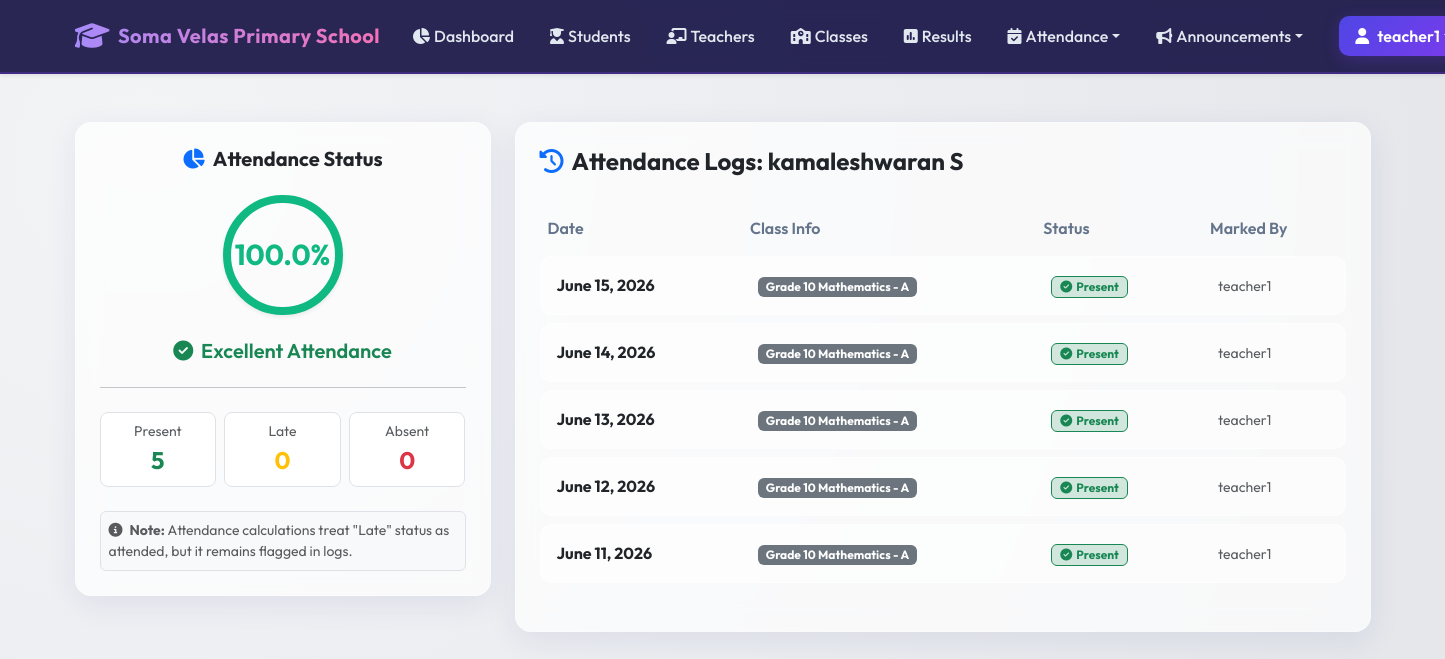
/attendance/student/1 (signed in), run on the app's committed database.
### models.py (models this page shows, shortened)
class User(db.Model):
    __tablename__ = 'users'
    id = db.Column(db.Integer, primary_key=True)
    username = db.Column(db.String(100), unique=True, nullable=False)
    password_hash = db.Column(db.String(255), nullable=False)
    role_id = db.Column(db.Integer, db.ForeignKey('roles.id'), nullable=False)
    is_active = db.Column(db.Boolean, default=True, nullable=False)
    created_at = db.Column(db.DateTime, default=datetime.utcnow)
    teacher_profile = db.relationship('Teacher', backref='user', uselist=False, cascade="all, delete-orphan")
    student_profile = db.relationship('Student', backref='user', uselist=False, cascade="all, delete-orphan")
    def has_permission(self, perm_name):
        return any(p.name == perm_name for p in self.role.permissions)

class Student(db.Model):
    __tablename__ = 'students'
    id = db.Column(db.Integer, primary_key=True)
    user_id = db.Column(db.Integer, db.ForeignKey('users.id', ondelete='CASCADE'), unique=True, nullable=False)
    name = db.Column(db.String(100), nullable=False)
    age = db.Column(db.Integer)
    department = db.Column(db.String(100))
    class_id = db.Column(db.Integer, db.ForeignKey('classes.id', ondelete='SET NULL'), nullable=True)
    is_representative = db.Column(db.Boolean, default=False, nullable=False)
    attendance_records = db.relationship('Attendance', backref='student', cascade="all, delete-orphan", lazy=True)
    results = db.relationship('Result', backref='student', cascade="all, delete-orphan", lazy=True)

class Attendance(db.Model):
    __tablename__ = 'attendance'
    id = db.Column(db.Integer, primary_key=True)
    student_id = db.Column(db.Integer, db.ForeignKey('students.id', ondelete='CASCADE'), nullable=False)
    class_id = db.Column(db.Integer, db.ForeignKey('classes.id', ondelete='CASCADE'), nullable=False)
    date = db.Column(db.Date, nullable=False)
    status = db.Column(db.String(20), nullable=False) # 'Present', 'Absent', 'Late'
    marked_by_id = db.Column(db.Integer, db.ForeignKey('users.id'), nullable=False)
    marked_by = db.relationship('User', backref='marked_attendance', lazy=True)

class Class(db.Model):
    __tablename__ = 'classes'
    id = db.Column(db.Integer, primary_key=True)
    class_name = db.Column(db.String(100), nullable=False)
    section = db.Column(db.String(20), nullable=False)
    teacher_id = db.Column(db.Integer, db.ForeignKey('teachers.id', ondelete='SET NULL'), nullable=True)
    students = db.relationship('Student', backref='class_', lazy=True)
    announcements = db.relationship('Announcement', backref='class_', cascade="all, delete-orphan", lazy=True)
    attendance_records = db.relationship('Attendance', backref='class_', cascade="all, delete-orphan", lazy=True)
    def __repr__(self):
        return f"{self.class_name} - {self.section}"

### blueprints/attendance.py (the view)
@attendance_bp.route('/student/<int:student_id>')
@login_required
def student_attendance(student_id):
    user = g.current_user
    student = Student.query.get_or_404(student_id)
    if user.role.name in ['Student', 'Student Representative']:
        if not user.student_profile or user.student_profile.id != student_id:
            flash("Security Restriction: You cannot view attendance details of other students.", "danger")
            abort(403)
    records = Attendance.query.filter_by(student_id=student_id).order_by(Attendance.date.desc()).all()
    total_days = len(records)
    present_days = sum(1 for r in records if r.status in ['Present', 'Late'])
    late_days = sum(1 for r in records if r.status == 'Late')
    absent_days = sum(1 for r in records if r.status == 'Absent')
    percentage = (present_days / total_days * 100) if total_days > 0 else 100.0
    return render_template(
        'attendance/student_attendance.html',
        student=student,
        records=records,
        total_days=total_days,
        present_days=present_days,
        late_days=late_days,
        absent_days=absent_days,
        percentage=round(percentage, 1)
    )

### templates/attendance/student_attendance.html (shortened to what this page needs)
{% extends "base.html" %}
{% block content %}
<div class="row">
    <div class="col-lg-4 mb-4">
        <div class="glass-panel p-4 text-center">
            <h5 class="fw-bold mb-4 text-dark"><i class="fa-solid fa-chart-pie me-2 text-primary"></i>Attendance Status</h5>
            <div class="attendance-circle mb-4 {% if percentage >= 90 %}circle-high{% elif percentage >= 75 %}circle-medium{% else %}circle-low{% endif %} shadow-sm">
                {{ percentage }}%
            </div>
            <h5 class="fw-semibold text-secondary">
                {% if percentage >= 90 %}
                    <span class="text-success"><i class="fa-solid fa-circle-check me-1"></i> Excellent Attendance</span>
                {% elif percentage >= 75 %}
                    <span class="text-warning"><i class="fa-solid fa-circle-info me-1"></i> Satisfactory Attendance</span>
                {% else %}
                    <span class="text-danger"><i class="fa-solid fa-triangle-exclamation me-1"></i> Attendance Alert</span>
                {% endif %}
            </h5>
            <hr class="my-4">
            <div class="row g-2">
                <div class="col-4">
                    <div class="bg-white p-2 border rounded-3 text-center">
                        <span class="text-muted small d-block">Present</span>
                        <strong class="text-success fs-4">{{ present_days - late_days }}</strong>
                    </div>
                </div>
                <div class="col-4">
                    <div class="bg-white p-2 border rounded-3 text-center">
                        <span class="text-muted small d-block">Late</span>
                        <strong class="text-warning fs-4">{{ late_days }}</strong>
                    </div>
                </div>
                <div class="col-4">
                    <div class="bg-white p-2 border rounded-3 text-center">
                        <span class="text-muted small d-block">Absent</span>
                        <strong class="text-danger fs-4">{{ absent_days }}</strong>
                    </div>
                </div>
            </div>
            <div class="mt-4 p-2 bg-light rounded text-start border small">
                <span class="text-muted"><i class="fa-solid fa-info-circle me-1"></i> <strong>Note:</strong> Attendance calculations treat "Late" status as attended, but it remains flagged in logs.</span>
            </div>
        </div>
    </div>
    <div class="col-lg-8">
        <div class="glass-panel p-4">
            <h4 class="fw-bold mb-4 text-dark"><i class="fa-solid fa-clock-rotate-left me-2 text-primary"></i>Attendance Logs: {{ student.name }}</h4>
            {% if records %}
                <div class="table-responsive">
                    <table class="table table-premium w-100">
                        <thead>
                            <tr>
                                <th>Date</th>
                                <th>Class Info</th>
                                <th>Status</th>
                                <th>Marked By</th>
                            </tr>
                        </thead>
                        <tbody>
                            {% for record in records %}
                                <tr>
                                    <td><strong class="text-dark">{{ record.date.strftime('%B %d, %Y') }}</strong></td>
                                    <td><span class="badge bg-secondary">{{ record.class_ }}</span></td>
                                    <td>
                                        {% if record.status == 'Present' %}
                                            <span class="badge bg-success-subtle text-success border border-success px-2 py-1"><i class="fa-solid fa-circle-check me-1"></i>Present</span>
                                        {% elif record.status == 'Late' %}
                                            <span class="badge bg-warning-subtle text-warning border border-warning px-2 py-1"><i class="fa-solid fa-clock me-1"></i>Late</span>
                                        {% else %}
                                            <span class="badge bg-danger-subtle text-danger border border-danger px-2 py-1"><i class="fa-solid fa-circle-xmark me-1"></i>Absent</span>
                                        {% endif %}
                                    </td>
                                    <td><small class="text-muted">{{ record.marked_by.username }}</small></td>
                                </tr>
                            {% endfor %}
                        </tbody>
                    </table>
                </div>
            {% else %}
                <div class="text-center py-5">
                    <i class="fa-solid fa-calendar-xmark fs-1 text-muted mb-3 d-block"></i>
                    <span class="text-muted">No attendance registers marked yet.</span>
                </div>
            {% endif %}
        </div>
    </div>
</div>
{% endblock %}

### templates/base.html (shortened to what this page needs)
<!DOCTYPE html>
<html lang="en">
<head>
    <link href="https://cdn.jsdelivr.net/npm/bootstrap@5.3.0/dist/css/bootstrap.min.css" rel="stylesheet">
    <link href="https://cdnjs.cloudflare.com/ajax/libs/font-awesome/6.4.0/css/all.min.css" rel="stylesheet">
    <link href="{{ url_for('static', filename='css/portal.css') }}" rel="stylesheet">
</head>
<body>
    <nav class="navbar navbar-expand-lg navbar-dark navbar-premium py-3 mb-4 shadow-sm">
        <div class="container">
            <a class="navbar-brand d-flex align-items-center" href="{{ url_for('root') }}">
                <i class="fa-solid fa-graduation-cap me-2 fs-3"></i>
                <span>Soma Velas Primary School</span>
            </a>
            <div class="collapse navbar-collapse" id="navbarNav">
                <ul class="navbar-nav ms-auto align-items-center gap-1">
                    {% if current_user %}
                        <li class="nav-item">
                            <a class="nav-link nav-link-premium d-flex align-items-center" href="{{ url_for('home') }}">
                                <i class="fa-solid fa-chart-pie me-1"></i> Dashboard
                            </a>
                        </li>
                        {% if current_user.role.name in ['Principal', 'Teacher', 'Student Representative'] %}
                            <li class="nav-item">
                                <a class="nav-link nav-link-premium d-flex align-items-center" href="{{ url_for('academic.students_list') }}">
                                    <i class="fa-solid fa-user-graduate me-1"></i> Students
                                </a>
                            </li>
                        {% endif %}
                        {% if current_user.role.name in ['Principal', 'Teacher'] %}
                            <li class="nav-item">
                                <a class="nav-link nav-link-premium d-flex align-items-center" href="{{ url_for('academic.teachers_list') }}">
                                    <i class="fa-solid fa-chalkboard-user me-1"></i> Teachers
                                </a>
                            </li>
                        {% endif %}
                        <li class="nav-item">
                            <a class="nav-link nav-link-premium d-flex align-items-center" href="{{ url_for('academic.classes_list') }}">
                                <i class="fa-solid fa-school me-1"></i> Classes
                            </a>
                        </li>
                        <li class="nav-item">
                            <a class="nav-link nav-link-premium d-flex align-items-center" href="{{ url_for('academic.results_list') }}">
                                <i class="fa-solid fa-square-poll-vertical me-1"></i> Results
                            </a>
                        </li>
                        <li class="nav-item dropdown">
                            <a class="nav-link nav-link-premium dropdown-toggle d-flex align-items-center" href="#" id="navbarDropdown" role="button" data-bs-toggle="dropdown" aria-expanded="false">
                                <i class="fa-solid fa-calendar-check me-1"></i> Attendance
                            </a>
                        </li>
                        <li class="nav-item dropdown">
                            <a class="nav-link nav-link-premium dropdown-toggle d-flex align-items-center" href="#" id="navbarAnnouncementsDropdown" role="button" data-bs-toggle="dropdown" aria-expanded="false">
                                <i class="fa-solid fa-bullhorn me-1"></i> Announcements
                            </a>
                        </li>
                        <li class="nav-item ms-lg-3">
                            <div class="dropdown">
                                <a class="btn btn-premium px-3 py-2 d-flex align-items-center dropdown-toggle" href="#" role="button" id="userMenuLink" data-bs-toggle="dropdown" aria-expanded="false">
                                    <i class="fa-solid fa-user me-2"></i> {{ current_user.username }}
                                </a>
                            </div>
                        </li>
                    {% else %}
                        <li class="nav-item">
                            <a class="btn btn-premium px-4" href="{{ url_for('auth.login') }}">
                                <i class="fa-solid fa-right-to-bracket me-2"></i> Login
                            </a>
                        </li>
                    {% endif %}
                </ul>
            </div>
        </div>
    </nav>
    <div class="container my-5">
        <div class="row justify-content-center">
            <div class="col-12">
                {% block content %}{% endblock %}
            </div>
        </div>
    </div>
</body>
</html>

### static/css/portal.css (style rules this page uses)
:root { --primary-gradient: linear-gradient(135deg, #4f46e5 0%, #7c3aed 100%); --glass-bg: rgba(255, 255, 255, 0.7); --glass-border: rgba(255, 255, 255, 0.3); --dark-primary: #1e1b4b; --dark-secondary: #312e81; --accent: #f43f5e; --success: #10b981; --warning: #f59e0b; --info: #06b6d4; --text-main: #1e293b; --text-muted: #64748b; --bg-main: #f8fafc; }
body { font-family: 'Outfit', sans-serif; background: radial-gradient(circle at 10% 20%, rgba(243, 244, 246, 1) 0%, rgba(229, 231, 235, 1) 90%); min-height: 100vh; color: var(--text-main); overflow-x: hidden; }
.glass-panel { background: var(--glass-bg); backdrop-filter: blur(12px); -webkit-backdrop-filter: blur(12px); border: 1px solid var(--glass-border); border-radius: 16px; box-shadow: 0 8px 32px 0 rgba(31, 38, 135, 0.08); transition: all 0.3s cubic-bezier(0.4, 0, 0.2, 1); }
.navbar-premium { background: rgba(30, 27, 75, 0.95) !important; backdrop-filter: blur(8px); border-bottom: 2px solid rgba(124, 58, 237, 0.3); }
.navbar-brand { font-weight: 700; letter-spacing: 0.5px; background: linear-gradient(to right, #a78bfa, #f472b6); -webkit-background-clip: text; -webkit-text-fill-color: transparent; }
.nav-link-premium { color: #e2e8f0 !important; font-weight: 500; padding: 0.5rem 1rem !important; border-radius: 8px; transition: all 0.2s ease; }
.btn-premium { background: var(--primary-gradient); color: white !important; border: none; font-weight: 600; border-radius: 10px; padding: 0.6rem 1.5rem; box-shadow: 0 4px 15px rgba(124, 58, 237, 0.25); transition: all 0.2s ease; }
.table-premium { border-collapse: separate; border-spacing: 0 8px; }
.table-premium tr { border-radius: 12px; }
.table-premium th { background: transparent; border: none; font-weight: 600; color: var(--text-muted); }
.table-premium td { background: rgba(255, 255, 255, 0.55); border: none; border-top: 1px solid rgba(255, 255, 255, 0.4); border-bottom: 1px solid rgba(255, 255, 255, 0.4); padding: 1rem; vertical-align: middle; }
.table-premium td:first-child { border-left: 1px solid rgba(255, 255, 255, 0.4); border-top-left-radius: 12px; border-bottom-left-radius: 12px; }
.table-premium td:last-child { border-right: 1px solid rgba(255, 255, 255, 0.4); border-top-right-radius: 12px; border-bottom-right-radius: 12px; }
.attendance-circle { width: 120px; height: 120px; border-radius: 50%; border: 8px solid; display: flex; align-items: center; justify-content: center; font-size: 1.8rem; font-weight: 700; margin: 0 auto; }
.circle-high { border-color: var(--success); color: var(--success); }

### data on the page
User: username "teacher1"
Student: name "kamaleshwaran S"
Attendance: date "June 15, 2026", class_ "Grade 10 Mathematics - A", status "Present" (drawn), marked_by.username "teacher1"
Attendance: date "June 14, 2026", class_ "Grade 10 Mathematics - A", status "Present" (drawn), marked_by.username "teacher1"
Attendance: date "June 13, 2026", class_ "Grade 10 Mathematics - A", status "Present" (drawn), marked_by.username "teacher1"
Attendance: date "June 12, 2026", class_ "Grade 10 Mathematics - A", status "Present" (drawn), marked_by.username "teacher1"
Attendance: date "June 11, 2026", class_ "Grade 10 Mathematics - A", status "Present" (drawn), marked_by.username "teacher1"

### other printed values
{{ percentage }} "100.0"
{{ present_days - late_days }} "5"
{{ late_days }} "0"
{{ absent_days }} "0"
